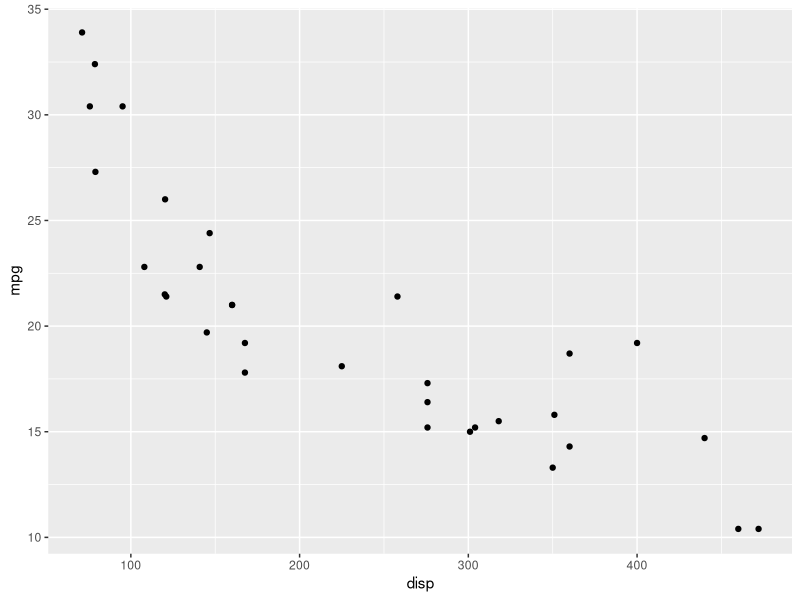
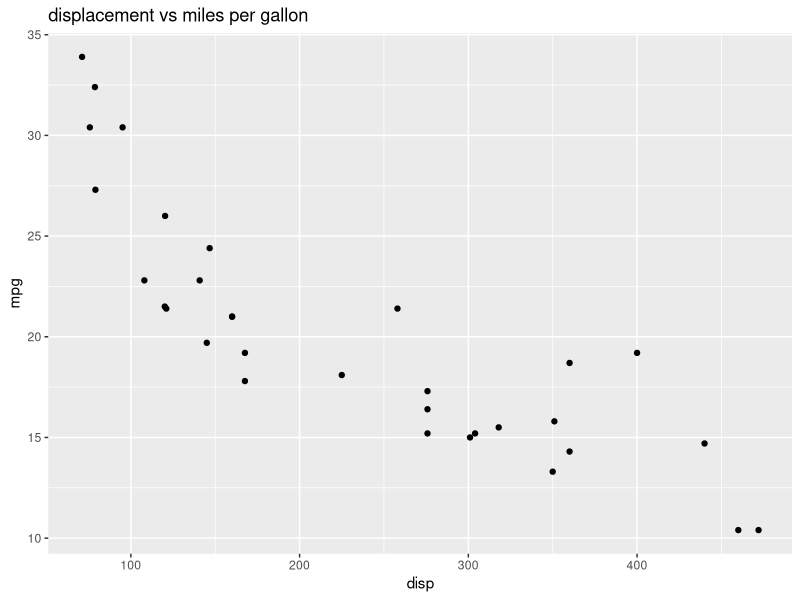
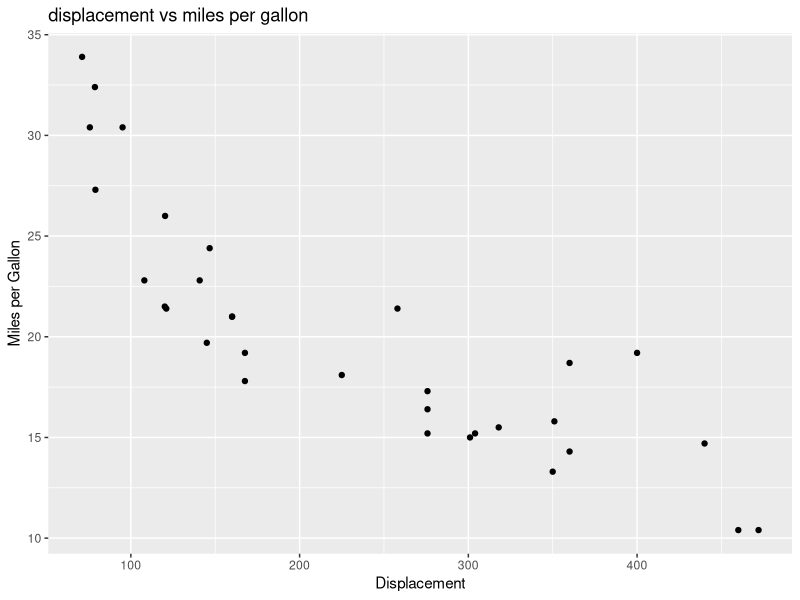
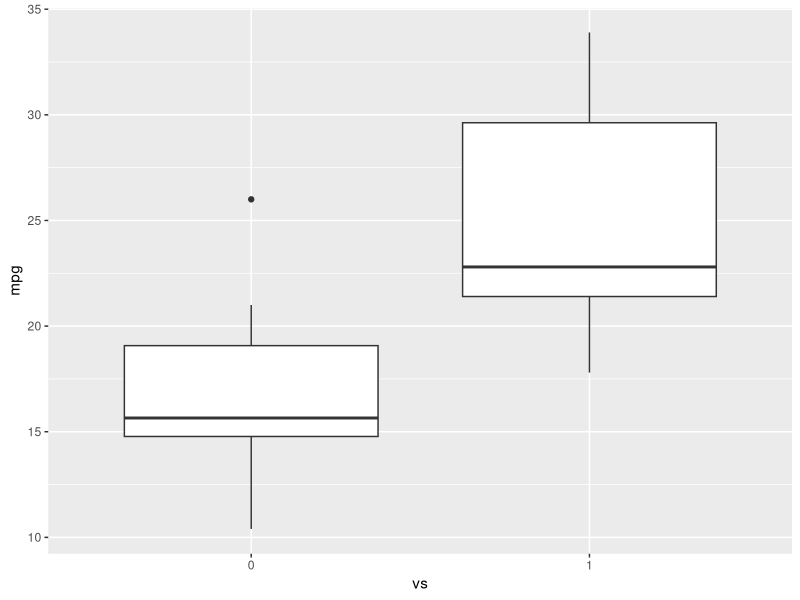
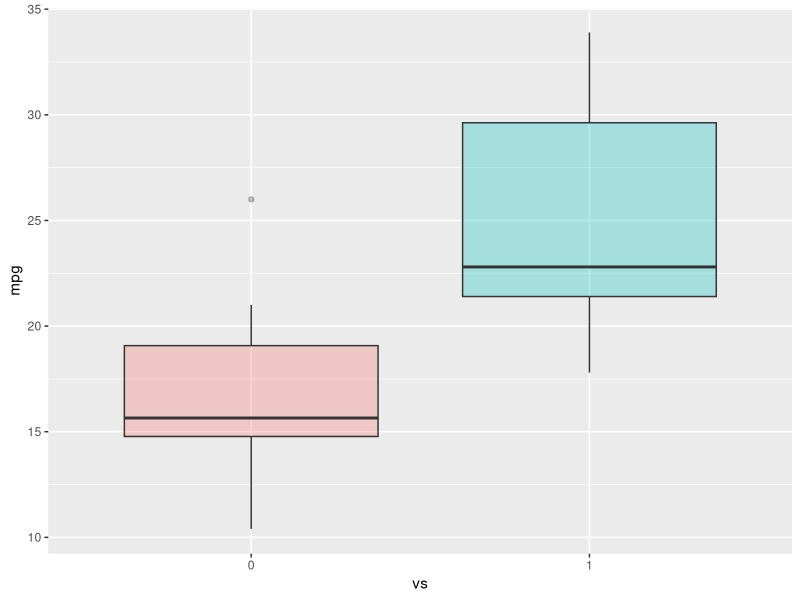
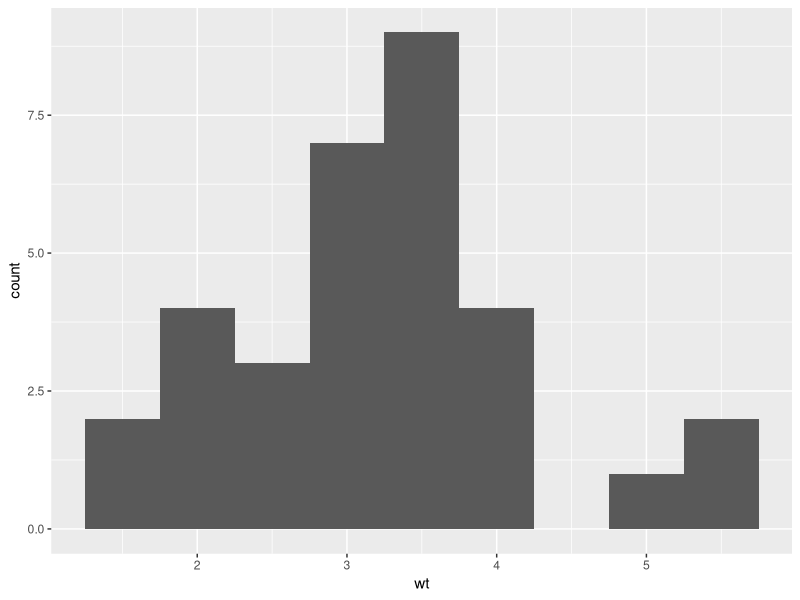

The R source for these figures, in order:
# Plotting within RStudio

library(datasets)
# load data
data(mtcars)
# view first 5 rows
head(mtcars, 5)

?mtcars

#load ggplot package
library(ggplot2)
# create a scatterplot of displacement (disp) and miles per gallon (mpg)
ggplot(aes(x=disp,y=mpg,),data=mtcars)+geom_point()

# Add a title
ggplot(aes(x=disp,y=mpg,),data=mtcars)+geom_point()+ggtitle("displacement vs miles per gallon")

# change axis name
ggplot(aes(x=disp,y=mpg,),data=mtcars)+geom_point()+ggtitle("displacement vs miles per gallon") + labs(x = "Displacement", y = "Miles per Gallon")

#make vs a factor
mtcars$vs <- as.factor(mtcars$vs)
# create boxplot of the distribution for v-shaped and straight Engine
ggplot(aes(x=vs, y=mpg), data = mtcars) + geom_boxplot()

ggplot(aes(x=vs, y=mpg, fill = vs), data = mtcars) + 
  geom_boxplot(alpha=0.3) +
  theme(legend.position="none")

ggplot(aes(x=wt),data=mtcars) + geom_histogram(binwidth=0.5)

